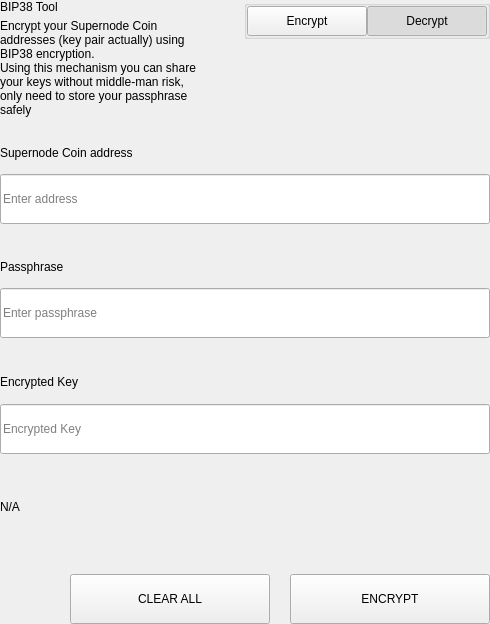
<?xml version="1.0" encoding="UTF-8"?>
<ui version="4.0">
 <class>SettingsBitToolWidget</class>
 <widget class="QWidget" name="SettingsBitToolWidget">
  <property name="geometry">
   <rect>
    <x>0</x>
    <y>0</y>
    <width>490</width>
    <height>624</height>
   </rect>
  </property>
  <property name="windowTitle">
   <string>Form</string>
  </property>
  <layout class="QVBoxLayout" name="verticalLayout">
   <property name="spacing">
    <number>0</number>
   </property>
   <property name="leftMargin">
    <number>0</number>
   </property>
   <property name="topMargin">
    <number>0</number>
   </property>
   <property name="rightMargin">
    <number>0</number>
   </property>
   <property name="bottomMargin">
    <number>0</number>
   </property>
   <item>
    <widget class="QWidget" name="left" native="true">
     <layout class="QVBoxLayout" name="verticalLayout_3">
      <property name="leftMargin">
       <number>0</number>
      </property>
      <property name="topMargin">
       <number>0</number>
      </property>
      <property name="rightMargin">
       <number>0</number>
      </property>
      <property name="bottomMargin">
       <number>0</number>
      </property>
      <item>
       <layout class="QVBoxLayout" name="verticalLayout_2">
        <property name="spacing">
         <number>0</number>
        </property>
        <item>
         <layout class="QHBoxLayout" name="horizontalLayout_3" stretch="3,1">
          <property name="spacing">
           <number>40</number>
          </property>
          <item>
           <layout class="QVBoxLayout" name="verticalLayoutTitle">
            <property name="spacing">
             <number>5</number>
            </property>
            <item>
             <widget class="QLabel" name="labelTitle">
              <property name="text">
               <string>BIP38 Tool</string>
              </property>
             </widget>
            </item>
            <item>
             <widget class="QLabel" name="labelSubtitle1">
              <property name="text">
               <string>Encrypt your Supernode Coin addresses (key pair actually) using BIP38 encryption.
Using this mechanism you can share your keys without middle-man risk, only need to store your passphrase safely</string>
              </property>
              <property name="wordWrap">
               <bool>true</bool>
              </property>
             </widget>
            </item>
           </layout>
          </item>
          <item alignment="Qt::AlignTop">
           <widget class="QGroupBox" name="groupBox">
            <property name="title">
             <string/>
            </property>
            <property name="alignment">
             <set>Qt::AlignLeading|Qt::AlignLeft|Qt::AlignTop</set>
            </property>
            <layout class="QHBoxLayout" name="horizontalLayout_4">
             <property name="spacing">
              <number>0</number>
             </property>
             <property name="leftMargin">
              <number>0</number>
             </property>
             <property name="topMargin">
              <number>0</number>
             </property>
             <property name="rightMargin">
              <number>0</number>
             </property>
             <property name="bottomMargin">
              <number>0</number>
             </property>
             <item>
              <spacer name="horizontalSpacer">
               <property name="orientation">
                <enum>Qt::Horizontal</enum>
               </property>
               <property name="sizeHint" stdset="0">
                <size>
                 <width>40</width>
                 <height>20</height>
                </size>
               </property>
              </spacer>
             </item>
             <item>
              <widget class="QPushButton" name="pushLeft">
               <property name="minimumSize">
                <size>
                 <width>120</width>
                 <height>30</height>
                </size>
               </property>
               <property name="maximumSize">
                <size>
                 <width>120</width>
                 <height>30</height>
                </size>
               </property>
               <property name="focusPolicy">
                <enum>Qt::NoFocus</enum>
               </property>
               <property name="text">
                <string>Encrypt</string>
               </property>
               <property name="checkable">
                <bool>true</bool>
               </property>
               <property name="autoExclusive">
                <bool>true</bool>
               </property>
              </widget>
             </item>
             <item>
              <widget class="QPushButton" name="pushRight">
               <property name="minimumSize">
                <size>
                 <width>120</width>
                 <height>30</height>
                </size>
               </property>
               <property name="maximumSize">
                <size>
                 <width>120</width>
                 <height>30</height>
                </size>
               </property>
               <property name="focusPolicy">
                <enum>Qt::NoFocus</enum>
               </property>
               <property name="text">
                <string>Decrypt</string>
               </property>
               <property name="checkable">
                <bool>true</bool>
               </property>
               <property name="checked">
                <bool>true</bool>
               </property>
               <property name="autoExclusive">
                <bool>true</bool>
               </property>
              </widget>
             </item>
            </layout>
           </widget>
          </item>
         </layout>
        </item>
        <item>
         <widget class="QStackedWidget" name="stackedWidget">
          <property name="currentIndex">
           <number>1</number>
          </property>
          <widget class="QWidget" name="pageDecrypt">
           <layout class="QVBoxLayout" name="verticalLayout_5">
            <property name="spacing">
             <number>0</number>
            </property>
            <property name="leftMargin">
             <number>0</number>
            </property>
            <property name="topMargin">
             <number>0</number>
            </property>
            <property name="rightMargin">
             <number>0</number>
            </property>
            <property name="bottomMargin">
             <number>0</number>
            </property>
            <item>
             <widget class="QWidget" name="widget" native="true">
              <property name="minimumSize">
               <size>
                <width>0</width>
                <height>100</height>
               </size>
              </property>
              <layout class="QVBoxLayout" name="verticalLayout_4">
               <property name="spacing">
                <number>0</number>
               </property>
               <property name="leftMargin">
                <number>0</number>
               </property>
               <property name="topMargin">
                <number>0</number>
               </property>
               <property name="rightMargin">
                <number>0</number>
               </property>
               <property name="bottomMargin">
                <number>0</number>
               </property>
               <item>
                <spacer name="verticalSpacer_2">
                 <property name="orientation">
                  <enum>Qt::Vertical</enum>
                 </property>
                 <property name="sizeType">
                  <enum>QSizePolicy::Fixed</enum>
                 </property>
                 <property name="sizeHint" stdset="0">
                  <size>
                   <width>20</width>
                   <height>20</height>
                  </size>
                 </property>
                </spacer>
               </item>
               <item>
                <layout class="QHBoxLayout" name="horizontalLayout_6" stretch="2">
                 <property name="spacing">
                  <number>0</number>
                 </property>
                 <item>
                  <layout class="QVBoxLayout" name="verticalLayout_7">
                   <property name="spacing">
                    <number>9</number>
                   </property>
                   <item>
                    <widget class="QLabel" name="labelSubtitleKey">
                     <property name="minimumSize">
                      <size>
                       <width>0</width>
                       <height>20</height>
                      </size>
                     </property>
                     <property name="maximumSize">
                      <size>
                       <width>16777215</width>
                       <height>20</height>
                      </size>
                     </property>
                     <property name="text">
                      <string>Encrypted key</string>
                     </property>
                    </widget>
                   </item>
                   <item>
                    <widget class="QLineEdit" name="lineEditKey">
                     <property name="minimumSize">
                      <size>
                       <width>0</width>
                       <height>50</height>
                      </size>
                     </property>
                     <property name="maximumSize">
                      <size>
                       <width>16777215</width>
                       <height>50</height>
                      </size>
                     </property>
                     <property name="placeholderText">
                      <string>Enter a encrypted key</string>
                     </property>
                    </widget>
                   </item>
                  </layout>
                 </item>
                </layout>
               </item>
               <item>
                <spacer name="verticalSpacer_3">
                 <property name="orientation">
                  <enum>Qt::Vertical</enum>
                 </property>
                 <property name="sizeType">
                  <enum>QSizePolicy::Fixed</enum>
                 </property>
                 <property name="sizeHint" stdset="0">
                  <size>
                   <width>20</width>
                   <height>20</height>
                  </size>
                 </property>
                </spacer>
               </item>
               <item>
                <layout class="QVBoxLayout" name="verticalLayout_9">
                 <property name="spacing">
                  <number>9</number>
                 </property>
                 <item>
                  <widget class="QLabel" name="labelSubtitlePassphrase">
                   <property name="maximumSize">
                    <size>
                     <width>16777215</width>
                     <height>20</height>
                    </size>
                   </property>
                   <property name="text">
                    <string>Passphrase</string>
                   </property>
                  </widget>
                 </item>
                 <item>
                  <widget class="QLineEdit" name="lineEditPassphrase">
                   <property name="minimumSize">
                    <size>
                     <width>0</width>
                     <height>50</height>
                    </size>
                   </property>
                   <property name="maximumSize">
                    <size>
                     <width>16777215</width>
                     <height>50</height>
                    </size>
                   </property>
                   <property name="placeholderText">
                    <string>Enter a passphrase</string>
                   </property>
                  </widget>
                 </item>
                </layout>
               </item>
               <item>
                <spacer name="verticalSpacer_4">
                 <property name="orientation">
                  <enum>Qt::Vertical</enum>
                 </property>
                 <property name="sizeType">
                  <enum>QSizePolicy::Fixed</enum>
                 </property>
                 <property name="sizeHint" stdset="0">
                  <size>
                   <width>20</width>
                   <height>20</height>
                  </size>
                 </property>
                </spacer>
               </item>
               <item>
                <widget class="QWidget" name="widget_3" native="true">
                 <property name="sizePolicy">
                  <sizepolicy hsizetype="Preferred" vsizetype="Fixed">
                   <horstretch>0</horstretch>
                   <verstretch>0</verstretch>
                  </sizepolicy>
                 </property>
                 <layout class="QVBoxLayout" name="verticalLayout_10">
                  <property name="spacing">
                   <number>9</number>
                  </property>
                  <property name="leftMargin">
                   <number>0</number>
                  </property>
                  <property name="topMargin">
                   <number>0</number>
                  </property>
                  <property name="rightMargin">
                   <number>0</number>
                  </property>
                  <property name="bottomMargin">
                   <number>0</number>
                  </property>
                  <item>
                   <widget class="QLabel" name="labelSubtitleDecryptResult">
                    <property name="minimumSize">
                     <size>
                      <width>0</width>
                      <height>20</height>
                     </size>
                    </property>
                    <property name="maximumSize">
                     <size>
                      <width>16777215</width>
                      <height>20</height>
                     </size>
                    </property>
                    <property name="text">
                     <string>Decrypted address result</string>
                    </property>
                   </widget>
                  </item>
                  <item>
                   <widget class="QWidget" name="widget_4" native="true">
                    <layout class="QHBoxLayout" name="horizontalLayout" stretch="6,0,1">
                     <property name="spacing">
                      <number>0</number>
                     </property>
                     <property name="leftMargin">
                      <number>0</number>
                     </property>
                     <property name="topMargin">
                      <number>0</number>
                     </property>
                     <property name="rightMargin">
                      <number>0</number>
                     </property>
                     <property name="bottomMargin">
                      <number>0</number>
                     </property>
                     <item alignment="Qt::AlignVCenter">
                      <widget class="QLineEdit" name="lineEditDecryptResult">
                       <property name="minimumSize">
                        <size>
                         <width>0</width>
                         <height>50</height>
                        </size>
                       </property>
                       <property name="maximumSize">
                        <size>
                         <width>16777215</width>
                         <height>50</height>
                        </size>
                       </property>
                       <property name="placeholderText">
                        <string>Decrypted Address</string>
                       </property>
                      </widget>
                     </item>
                     <item>
                      <spacer name="horizontalSpacer_4">
                       <property name="orientation">
                        <enum>Qt::Horizontal</enum>
                       </property>
                       <property name="sizeType">
                        <enum>QSizePolicy::Fixed</enum>
                       </property>
                       <property name="sizeHint" stdset="0">
                        <size>
                         <width>20</width>
                         <height>50</height>
                        </size>
                       </property>
                      </spacer>
                     </item>
                     <item>
                      <widget class="QPushButton" name="pushButtonImport">
                       <property name="minimumSize">
                        <size>
                         <width>140</width>
                         <height>40</height>
                        </size>
                       </property>
                       <property name="text">
                        <string>Import Address</string>
                       </property>
                      </widget>
                     </item>
                    </layout>
                   </widget>
                  </item>
                 </layout>
                </widget>
               </item>
               <item>
                <widget class="QLabel" name="statusLabel_DEC">
                 <property name="maximumSize">
                  <size>
                   <width>16777215</width>
                   <height>40</height>
                  </size>
                 </property>
                 <property name="text">
                  <string/>
                 </property>
                </widget>
               </item>
               <item>
                <spacer name="verticalSpacer">
                 <property name="orientation">
                  <enum>Qt::Vertical</enum>
                 </property>
                 <property name="sizeType">
                  <enum>QSizePolicy::Preferred</enum>
                 </property>
                 <property name="sizeHint" stdset="0">
                  <size>
                   <width>20</width>
                   <height>20</height>
                  </size>
                 </property>
                </spacer>
               </item>
               <item>
                <layout class="QHBoxLayout" name="horizontalLayout_7">
                 <property name="spacing">
                  <number>0</number>
                 </property>
                 <item>
                  <spacer name="horizontalSpacer_5">
                   <property name="orientation">
                    <enum>Qt::Horizontal</enum>
                   </property>
                   <property name="sizeType">
                    <enum>QSizePolicy::Expanding</enum>
                   </property>
                   <property name="sizeHint" stdset="0">
                    <size>
                     <width>40</width>
                     <height>20</height>
                    </size>
                   </property>
                  </spacer>
                 </item>
                 <item>
                  <widget class="QPushButton" name="pushButtonDecryptClear">
                   <property name="minimumSize">
                    <size>
                     <width>200</width>
                     <height>50</height>
                    </size>
                   </property>
                   <property name="maximumSize">
                    <size>
                     <width>200</width>
                     <height>50</height>
                    </size>
                   </property>
                   <property name="text">
                    <string>CLEAR</string>
                   </property>
                  </widget>
                 </item>
                 <item>
                  <spacer name="horizontalSpacer_3">
                   <property name="orientation">
                    <enum>Qt::Horizontal</enum>
                   </property>
                   <property name="sizeType">
                    <enum>QSizePolicy::Fixed</enum>
                   </property>
                   <property name="sizeHint" stdset="0">
                    <size>
                     <width>20</width>
                     <height>20</height>
                    </size>
                   </property>
                  </spacer>
                 </item>
                 <item>
                  <widget class="QPushButton" name="pushButtonDecrypt">
                   <property name="minimumSize">
                    <size>
                     <width>200</width>
                     <height>50</height>
                    </size>
                   </property>
                   <property name="maximumSize">
                    <size>
                     <width>200</width>
                     <height>50</height>
                    </size>
                   </property>
                   <property name="text">
                    <string>DECRYPT KEY</string>
                   </property>
                  </widget>
                 </item>
                </layout>
               </item>
              </layout>
             </widget>
            </item>
           </layout>
          </widget>
          <widget class="QWidget" name="pageEncrypt">
           <layout class="QVBoxLayout" name="verticalLayout_11">
            <property name="spacing">
             <number>0</number>
            </property>
            <property name="leftMargin">
             <number>0</number>
            </property>
            <property name="topMargin">
             <number>0</number>
            </property>
            <property name="rightMargin">
             <number>0</number>
            </property>
            <property name="bottomMargin">
             <number>0</number>
            </property>
            <item>
             <spacer name="verticalSpacer_8">
              <property name="orientation">
               <enum>Qt::Vertical</enum>
              </property>
              <property name="sizeType">
               <enum>QSizePolicy::Fixed</enum>
              </property>
              <property name="sizeHint" stdset="0">
               <size>
                <width>20</width>
                <height>20</height>
               </size>
              </property>
             </spacer>
            </item>
            <item>
             <widget class="QWidget" name="containerAddressEnc" native="true">
              <layout class="QVBoxLayout" name="containerAddressEncLayout">
               <property name="spacing">
                <number>5</number>
               </property>
               <property name="leftMargin">
                <number>0</number>
               </property>
               <property name="topMargin">
                <number>0</number>
               </property>
               <property name="rightMargin">
                <number>0</number>
               </property>
               <property name="bottomMargin">
                <number>0</number>
               </property>
               <item>
                <widget class="QLabel" name="labelSubtitleAddress">
                 <property name="minimumSize">
                  <size>
                   <width>0</width>
                   <height>20</height>
                  </size>
                 </property>
                 <property name="maximumSize">
                  <size>
                   <width>16777215</width>
                   <height>20</height>
                  </size>
                 </property>
                 <property name="text">
                  <string>Supernode Coin address</string>
                 </property>
                </widget>
               </item>
               <item>
                <widget class="QLineEdit" name="addressIn_ENC">
                 <property name="minimumSize">
                  <size>
                   <width>0</width>
                   <height>50</height>
                  </size>
                 </property>
                 <property name="placeholderText">
                  <string>Enter address</string>
                 </property>
                </widget>
               </item>
              </layout>
             </widget>
            </item>
            <item>
             <spacer name="verticalSpacer_6">
              <property name="orientation">
               <enum>Qt::Vertical</enum>
              </property>
              <property name="sizeType">
               <enum>QSizePolicy::Fixed</enum>
              </property>
              <property name="sizeHint" stdset="0">
               <size>
                <width>20</width>
                <height>20</height>
               </size>
              </property>
             </spacer>
            </item>
            <item>
             <widget class="QWidget" name="containerAddress" native="true">
              <layout class="QHBoxLayout" name="horizontalLayout_9" stretch="2">
               <property name="spacing">
                <number>0</number>
               </property>
               <property name="leftMargin">
                <number>0</number>
               </property>
               <property name="topMargin">
                <number>0</number>
               </property>
               <property name="rightMargin">
                <number>0</number>
               </property>
               <property name="bottomMargin">
                <number>0</number>
               </property>
               <item>
                <layout class="QVBoxLayout" name="verticalLayout_8">
                 <property name="spacing">
                  <number>5</number>
                 </property>
                 <item>
                  <widget class="QLabel" name="labelSubtitleMessage">
                   <property name="minimumSize">
                    <size>
                     <width>0</width>
                     <height>20</height>
                    </size>
                   </property>
                   <property name="maximumSize">
                    <size>
                     <width>16777215</width>
                     <height>20</height>
                    </size>
                   </property>
                   <property name="text">
                    <string>Passphrase</string>
                   </property>
                  </widget>
                 </item>
                 <item>
                  <widget class="QLineEdit" name="passphraseIn_ENC">
                   <property name="minimumSize">
                    <size>
                     <width>0</width>
                     <height>50</height>
                    </size>
                   </property>
                   <property name="maximumSize">
                    <size>
                     <width>16777215</width>
                     <height>50</height>
                    </size>
                   </property>
                   <property name="placeholderText">
                    <string>Enter passphrase</string>
                   </property>
                  </widget>
                 </item>
                </layout>
               </item>
              </layout>
             </widget>
            </item>
            <item>
             <spacer name="verticalSpacer_7">
              <property name="orientation">
               <enum>Qt::Vertical</enum>
              </property>
              <property name="sizeType">
               <enum>QSizePolicy::Fixed</enum>
              </property>
              <property name="sizeHint" stdset="0">
               <size>
                <width>20</width>
                <height>20</height>
               </size>
              </property>
             </spacer>
            </item>
            <item>
             <widget class="QWidget" name="widget_2" native="true">
              <property name="minimumSize">
               <size>
                <width>0</width>
                <height>75</height>
               </size>
              </property>
              <property name="maximumSize">
               <size>
                <width>16777215</width>
                <height>16777215</height>
               </size>
              </property>
              <layout class="QVBoxLayout" name="verticalLayout_6">
               <property name="leftMargin">
                <number>0</number>
               </property>
               <property name="topMargin">
                <number>0</number>
               </property>
               <property name="rightMargin">
                <number>0</number>
               </property>
               <property name="bottomMargin">
                <number>0</number>
               </property>
               <item>
                <widget class="QLabel" name="labelSubtitleEncryptedKey">
                 <property name="minimumSize">
                  <size>
                   <width>0</width>
                   <height>20</height>
                  </size>
                 </property>
                 <property name="maximumSize">
                  <size>
                   <width>16777215</width>
                   <height>20</height>
                  </size>
                 </property>
                 <property name="text">
                  <string>Encrypted Key</string>
                 </property>
                </widget>
               </item>
               <item>
                <widget class="QLineEdit" name="encryptedKeyOut_ENC">
                 <property name="minimumSize">
                  <size>
                   <width>0</width>
                   <height>50</height>
                  </size>
                 </property>
                 <property name="placeholderText">
                  <string>Encrypted Key</string>
                 </property>
                </widget>
               </item>
              </layout>
             </widget>
            </item>
            <item>
             <widget class="QLabel" name="statusLabel_ENC">
              <property name="text">
               <string notr="true">N/A</string>
              </property>
             </widget>
            </item>
            <item>
             <spacer name="verticalSpacer_5">
              <property name="orientation">
               <enum>Qt::Vertical</enum>
              </property>
              <property name="sizeType">
               <enum>QSizePolicy::Fixed</enum>
              </property>
              <property name="sizeHint" stdset="0">
               <size>
                <width>20</width>
                <height>20</height>
               </size>
              </property>
             </spacer>
            </item>
            <item>
             <layout class="QHBoxLayout" name="horizontalLayout_8">
              <property name="spacing">
               <number>0</number>
              </property>
              <item>
               <spacer name="horizontalSpacer_6">
                <property name="orientation">
                 <enum>Qt::Horizontal</enum>
                </property>
                <property name="sizeType">
                 <enum>QSizePolicy::Expanding</enum>
                </property>
                <property name="sizeHint" stdset="0">
                 <size>
                  <width>40</width>
                  <height>20</height>
                 </size>
                </property>
               </spacer>
              </item>
              <item>
               <widget class="QPushButton" name="pushButtonClear">
                <property name="minimumSize">
                 <size>
                  <width>200</width>
                  <height>50</height>
                 </size>
                </property>
                <property name="focusPolicy">
                 <enum>Qt::NoFocus</enum>
                </property>
                <property name="text">
                 <string>CLEAR ALL</string>
                </property>
               </widget>
              </item>
              <item>
               <spacer name="horizontalSpacer_2">
                <property name="orientation">
                 <enum>Qt::Horizontal</enum>
                </property>
                <property name="sizeType">
                 <enum>QSizePolicy::Fixed</enum>
                </property>
                <property name="sizeHint" stdset="0">
                 <size>
                  <width>20</width>
                  <height>20</height>
                 </size>
                </property>
               </spacer>
              </item>
              <item>
               <widget class="QPushButton" name="pushButtonEncrypt">
                <property name="minimumSize">
                 <size>
                  <width>200</width>
                  <height>50</height>
                 </size>
                </property>
                <property name="maximumSize">
                 <size>
                  <width>200</width>
                  <height>50</height>
                 </size>
                </property>
                <property name="focusPolicy">
                 <enum>Qt::NoFocus</enum>
                </property>
                <property name="text">
                 <string>ENCRYPT</string>
                </property>
               </widget>
              </item>
             </layout>
            </item>
           </layout>
          </widget>
         </widget>
        </item>
       </layout>
      </item>
     </layout>
    </widget>
   </item>
  </layout>
 </widget>
 <resources/>
 <connections/>
</ui>
